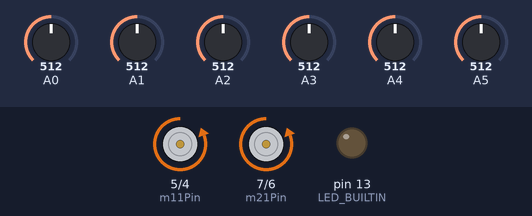
A sketch run on a simulated Arduino Uno, built with avr-gcc and run on an emulated ATmega328P. Shown: motor-driver pin pairs drawn as motors (green arrow = first pin HIGH = forward, orange = second pin HIGH = backward, longer = more drive, scaled by the enable pin), output pins drawn as LEDs (lit = HIGH). Inputs (shaded band) come from the test bench; at power-on: A0 = 512, A5 = 512, A4 = 512, A3 = 512, A1 = 512, A2 = 512.

Above: at 12.2 s.
12.3 s: A0 set to 463
13.8 s: A0 set to 441
At 14.3 s:
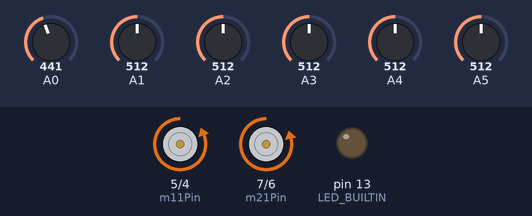
15.3 s: A5 set to 30
At 16.5 s:
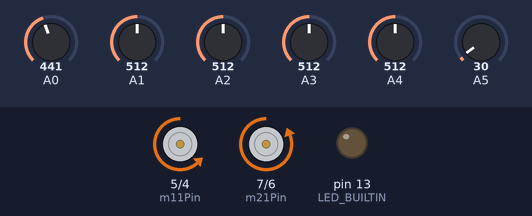
16.8 s: A4 set to 30
At 17.8 s:
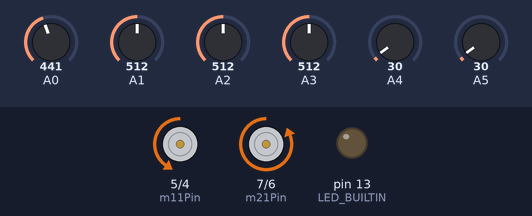
18.3 s: A3 set to 245
At 18.9 s:
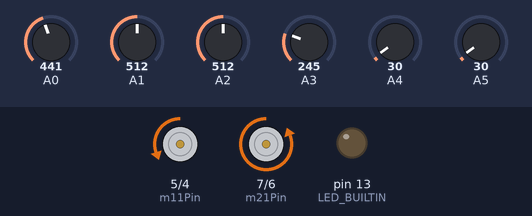
19.8 s: A1 set to 390
At 20.1 s:
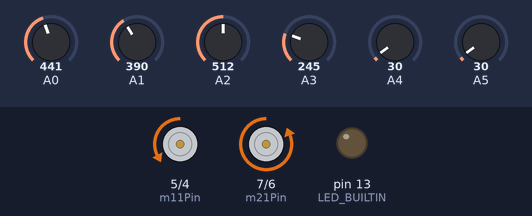
Timing chart, 0 to 22.3 s (numbered marks = the images above; inputs shaded):
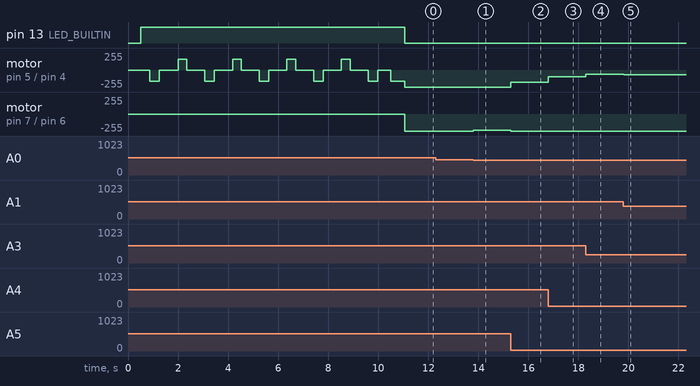

Measured:
- after the input at 12.3 s, every drawn part: stays the same
- after the input at 13.8 s, motor on pin 7 (m21Pin) / pin 6 (m22Pin): backward 255/255 → backward 247/255 at once
- after the input at 15.3 s, motor on pin 5 (m11Pin) / pin 4 (m12Pin): backward 255/255 → backward 183/255 at once; motor on pin 7 (m21Pin) / pin 6 (m22Pin): backward 247/255 → backward 255/255 at once
- after the input at 16.8 s, motor on pin 5 (m11Pin) / pin 4 (m12Pin): backward 183/255 → backward 103/255 at once
- after the input at 18.3 s, motor on pin 5 (m11Pin) / pin 4 (m12Pin): backward 103/255 → backward 63/255 at once
- after the input at 19.8 s, motor on pin 5 (m11Pin) / pin 4 (m12Pin): backward 63/255 → backward 71/255 at once

The sketch:

Line_Follower.ino
```cpp
#include <QTRSensors.h>
const int m11Pin = 5;
const int m12Pin = 4;
const int m21Pin = 7;
const int m22Pin = 6;
const int m1Enable = 10;
const int m2Enable = 11;
const int calibrationSpeed = 165;
const unsigned long interval = 350;

int m1Speed = 0;
int m2Speed = 0;
int calibrationStep=0;


// increase kp’s value and see what happens
float kp = 8;//When you're still on the road
float ki = 0;
float kd = 0;//Corrections
//12 6 180

int p = 1;
int i = 0;
int d = 0;

int error = 0;
int lastError = 0;

const int maxSpeed = 255;
const int minSpeed = -255;

const int baseSpeed = 255;

QTRSensors qtr;

const int sensorCount = 6;
int sensorValues[sensorCount];
int sensors[sensorCount] = {0, 0, 0, 0, 0, 0};


void setup() {

  // pinMode setup
  pinMode(m11Pin, OUTPUT);
  pinMode(m12Pin, OUTPUT);
  pinMode(m21Pin, OUTPUT);
  pinMode(m22Pin, OUTPUT);
  pinMode(m1Enable, OUTPUT);
  pinMode(m2Enable, OUTPUT);

  qtr.setTypeAnalog();
  qtr.setSensorPins((const uint8_t[]){A0, A1, A2, A3, A4, A5}, sensorCount);

  delay(500);
  pinMode(LED_BUILTIN, OUTPUT);
  digitalWrite(LED_BUILTIN, HIGH); // turn on Arduino's LED to indicate we are in calibration mode

  unsigned long startTime = millis();

  // calibrate the sensor. For maximum grade the line follower should do the movement itself, without human interaction.
  for (uint16_t i = 0; i < 400; i++)
  {
    qtr.calibrate();
    //Maybe slightly move to -calibrationSpeed first so it jitters on the line
    if(millis()-startTime>interval){
      switch (calibrationStep){
        case 0:{
          setMotorSpeed(calibrationSpeed,0);
          calibrationStep++;
          break;
        }
        case 1:{
          setMotorSpeed(0,0);
          calibrationStep++;
          break;
        }
        case 2:{
          calibrationStep++;
          break;
        }
        case 3:{
          setMotorSpeed(-calibrationSpeed,0);
          calibrationStep++;
          break;
        }
        case 4:{
          setMotorSpeed(0,0);
          calibrationStep++;
          break;
        }
        case 5:{
          calibrationStep=0;
          break;
        }

      }
      startTime=millis();
    }

  }
  setMotorSpeed(calibrationSpeed,0);
  delay(550);

  setMotorSpeed(0, 0);
  digitalWrite(LED_BUILTIN, LOW);

  Serial.begin(9600);

}

void loop() {
  pidControl();
}


// calculate PID value based on error, kp, kd, ki, p, i and d.
void pidControl() {
  int error = map(qtr.readLineBlack(sensorValues), 0, 5000, -50, 50);

  p = error;
  i = i + error;
  d = error - lastError;

  int motorSpeed = kp * p + ki * i + kd * d; // = error in this case

  m1Speed = baseSpeed;
  m2Speed = baseSpeed;

  if (error < 0) {
    m1Speed += motorSpeed;
  }
  else if (error > 0) {
    m2Speed -= motorSpeed;
  }
  m1Speed = constrain(m1Speed, minSpeed, maxSpeed);
  m2Speed = constrain(m2Speed, minSpeed, maxSpeed);


  setMotorSpeed(m1Speed, m2Speed);
}


// each arguments takes values between -255 and 255. The negative values represent the motor speed in reverse.
void setMotorSpeed(int motor1Speed, int motor2Speed) {
  motor1Speed = -motor1Speed;
  motor2Speed = -motor2Speed;
  if (motor1Speed == 0) {
    digitalWrite(m11Pin, LOW);
    digitalWrite(m12Pin, LOW);
    analogWrite(m1Enable, motor1Speed);
  }
  else {
    if (motor1Speed > 0) {
      digitalWrite(m11Pin, HIGH);
      digitalWrite(m12Pin, LOW);
      analogWrite(m1Enable, motor1Speed);
    }
    if (motor1Speed < 0) {
      digitalWrite(m11Pin, LOW);
      digitalWrite(m12Pin, HIGH);
      analogWrite(m1Enable, -motor1Speed);
    }
  }
  if (motor2Speed == 0) {
    digitalWrite(m21Pin, LOW);
    digitalWrite(m22Pin, LOW);
    analogWrite(m2Enable, motor2Speed);
  }
  else {
    if (motor2Speed > 0) {
      digitalWrite(m21Pin, HIGH);
      digitalWrite(m22Pin, LOW);
      analogWrite(m2Enable, motor2Speed);
    }
    if (motor2Speed < 0) {
      digitalWrite(m21Pin, LOW);
      digitalWrite(m22Pin, HIGH);
      analogWrite(m2Enable, -motor2Speed);
    }
  }
}
```
